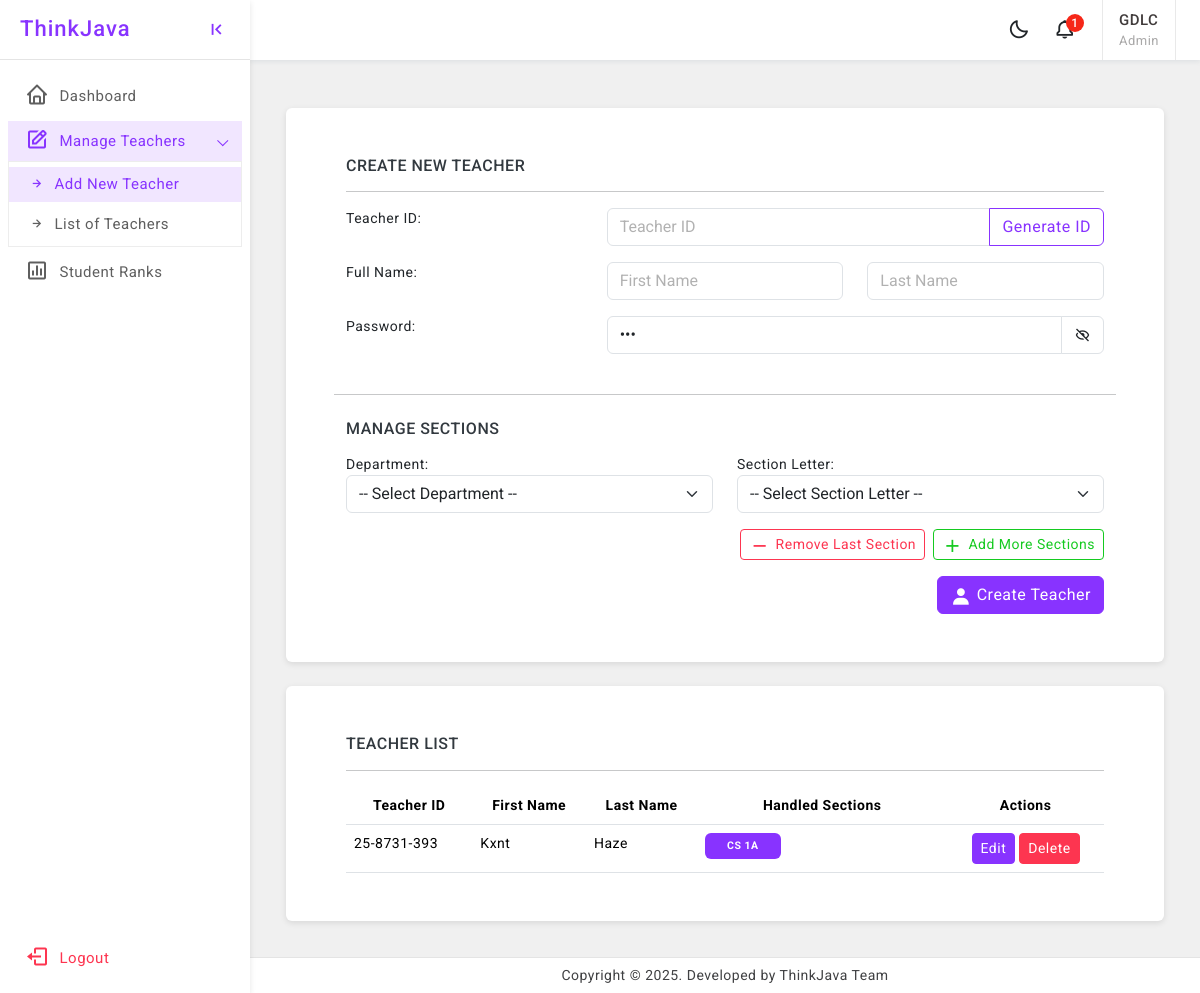
Page /create-teacher/ (signed in) on the committed database.
### StudentManagementSystem/models/admin.py (models this page shows, shortened)
class SimpleAdmin(models.Model):
    username = models.CharField(max_length=150, unique=True)
    password = models.CharField(max_length=128)  # You can hash passwords if needed
    first_name = models.CharField(max_length=150)
    last_name = models.CharField(max_length=150)
    role = models.CharField(
        max_length=20,
        choices=Role.choices,
        default=Role.ADMIN  # Default to 'Admin' role
    )

### StudentManagementSystem/models/teachers.py (models this page shows, shortened)
class Teacher(models.Model):
    teacher_id = models.CharField(max_length=50, unique=True)
    first_name = models.CharField(max_length=150)
    last_name = models.CharField(max_length=150)
    date_of_birth = models.DateField(null=True, blank=True)
    password = models.CharField(max_length=128)  # store hashed passwords ideally
    role = models.CharField(
        max_length=20,
        choices=Role.choices,
        default=Role.TEACHER  # Default to 'Teacher' role
    )

### StudentManagementSystem/views/admin/manage_teachers.py (the view, shortened to what this page needs)
def create_teacher(request):
    admin_id = request.session.get('user_id')
    if not admin_id:
        return redirect('unified_login')
    context = get_teacher_context(admin_id)
    return render(request, 'admin/teacher_form.html', context)

### StudentManagementSystem/models/section.py (called while the page is built)
    def __str__(self):
        return f"{self.department.name} {self.year_level.year}{self.letter}"  # e.g., "CS 1A"

### StudentManagementSystem/views/admin/manage_teachers.py (called while the page is built)
def get_teacher_context(admin_id, message_container_id='create_message'):
    admin = SimpleAdmin.objects.get(id=admin_id)
    departments = Department.objects.all()
    teachers = Teacher.objects.all()
    teachers_with_sections = []
    for teacher in teachers:
        handled_sections = teacher.handled_sections.all()
        section_names = [str(handled_section.section) for handled_section in handled_sections]
        teachers_with_sections.append({
            'teacher': teacher,
            'section_names': section_names
        })
    context = {
        'departments': departments,
        'username': admin.username,
        'role': Role.ADMIN,
        'teachers_with_sections': teachers_with_sections,
        'message_container_id': message_container_id,
    }
    return context

### StudentManagementSystem/templates/admin/teacher_form.html (shortened to what this page needs)
{% extends 'base.html' %}
{% load static %}
{% block sidebar %}{% include 'sidebar.html' %} {% endblock %}
{% block header %} {% include 'header.html' %} {% endblock %}
{% block content %}
    <div class="page-wrapper">
    <div class="row p-5">
        <div class="card">
            <div class="card-body p-5">
                <h6 class="mb-0 text-uppercase">Create New Teacher</h6>
                <hr>
                <form method="post" action="{% url 'create_teacher' %}" id="teacher_form">
                    <div class="row">
                        <div class="col-4">
                            <p class="font-16">Teacher ID:</p>
                        </div>
                        <div class="col-8">
                            <div class="input-group mb-3">
                                <input name="teacher_id" id="teacher_id" class="form-control" type="text"
                                       placeholder="Teacher ID"
                                       aria-label="Teacher ID" required>
                                <button class="btn btn-outline-primary" type="button" id="button-addon2">Generate ID
                                </button>
                            </div>
                        </div>
                    </div>
                    <div class="row">
                        <div class="col-4">
                            <p class="font-16">Full Name:</p>
                        </div>
                        <div class="col-8">
                            <div class="row">
                                <div class="col">
                                    <input name="first_name" id="first_name" class="form-control mb-3" type="text"
                                           placeholder="First Name"
                                           aria-label="default input example" required>
                                </div>
                                <div class="col">
                                    <input name="last_name" id="last_name" class="form-control mb-3" type="text"
                                           placeholder="Last Name"
                                           aria-label="default input example" required>
                                </div>
                            </div>
                        </div>
                    </div>
                    <div class="row">
                        <div class="col-4">
                            <p class="font-16">Password:</p>
                        </div>
                        <div class="col-8">
                            <div class="input-group mb-3">
                                <input name="password" id="password" class="form-control" type="password"
                                       placeholder="Password"
                                       aria-label="Password" value="123">
                                <a href="javascript:;" class="input-group-text bg-transparent"
                                   id="togglePassword"><i
                                        class="bx bx-hide"></i></a>
                            </div>
                        </div>
                    </div>
                    <div class="row">
                        <hr class="my-4">
                        <h6 class="text-uppercase mb-3 font-weight-bold">Manage Sections</h6>
                        <div id="section-group-container">
                            <div class="section-group mb-3">
                                <div class="row">
                                    <div class="col-md-6">
                                        <label for="department" class="font-16">Department:</label>
                                        <select name="departments[]" class="form-select" required>
                                            <option value="">-- Select Department --</option>
                                        </select>
                                    </div>
                                    <div class="col-md-6">
                                        <label for="section_letter" class="font-16">Section Letter:</label>
                                        <select name="letters[]" class="form-select" required>
                                            <option value="">-- Select Section Letter --</option>
                                        </select>
                                    </div>
                                </div>
                            </div>
                        </div>
                        <div class="col-12">
                            <button type="button" class="btn btn-outline-success float-end btn-sm ms-2"
                                    onclick="addSectionGroup()">
                                <i class="bx bx-plus mr-1"></i>Add More Sections
                            </button>
                            <button type="button" class="btn btn-outline-danger float-end btn-sm ms-2"
                                    onclick="removeLastSection()">
                                <i class="bx bx-minus mr-1"></i>Remove Last Section
                            </button>
                        </div>
                    </div>
                    <button type="submit" class="btn btn-primary float-end mt-3">
                        <i class="bx bxs-user mr-1"></i>Create Teacher
                    </button>
                </form>
            </div>
        </div>
        {% include 'admin/teacher_list.html' %}
    </div>
{% endblock %}
{% block footer %}
    {% include 'footer.html' %}
{% endblock %}

### StudentManagementSystem/templates/header.html (shortened to what this page needs)
    <header>
        <div class="topbar d-flex align-items-center">
            <nav class="navbar navbar-expand gap-3">
                <div class="top-menu ms-auto">
                    <ul class="navbar-nav align-items-center gap-1">
                        <li class="nav-item dark-mode d-none d-sm-flex">
                            <a class="nav-link dark-mode-icon" href="javascript:;"><i class="bx bx-moon"></i>
                            </a>
                        </li>
                        <li class="nav-item dropdown dropdown-large">
                            <a class="nav-link dropdown-toggle dropdown-toggle-nocaret position-relative" href="#"
                               role="button" data-bs-toggle="dropdown" aria-expanded="false"> <span
                                    class="alert-count">1</span>
                                <i class="bx bx-bell"></i>
                            </a>
                        </li>
                    </ul>
                </div>
                <div class="user-box dropdown px-3">
                    <a class="d-flex align-items-center nav-link dropdown-toggle dropdown-toggle-nocaret" href="#"
                       role="button" data-bs-toggle="dropdown" aria-expanded="false">
                        <div class="user-info">
                            <p class="user-name mb-0">{{ username | upper }}</p>
                            <p class="designattion mb-0">{{ role | title }}</p>
                        </div>
                    </a>
                </div>
            </nav>
        </div>
    </header>

### StudentManagementSystem/templates/admin/teacher_list.html (shortened to what this page needs)
<div class="card" id="teacher_table">
    <div class="card-body p-5">
        <h6 class="mb-0 text-uppercase">Teacher List</h6>
        <hr>
        <table class="table mb-0 table-hover">
            <thead>
            <tr class="text-center">
                <th scope="col">Teacher ID</th>
                <th scope="col">First Name</th>
                <th scope="col">Last Name</th>
                <th scope="col">Handled Sections</th>
                <th scope="col">Actions</th>
            </tr>
            </thead>
            <tbody>
            {% for item in teachers_with_sections %}
                <tr>
                    <td>{{ item.teacher.teacher_id }}</td>
                    <td>{{ item.teacher.first_name }}</td>
                    <td>{{ item.teacher.last_name }}</td>
                    <td style="width: 250px">
                        <div class="row row-cols-3 g-1">
                            {% for section_name in item.section_names %}
                                <div class="col">
                                    <span class="badge bg-primary px-3 py-2 text-center w-100">{{ section_name }}</span>
                                </div>
                            {% empty %}
                                <span class="text-muted">No section(s) assigned.</span>
                            {% endfor %}
                        </div>
                    </td>
                    <td class="text-center">
                        <button type="button" class="btn btn-primary btn-sm"
                                onclick="openEditModal({{ item.teacher.id }})">
                            Edit
                        </button>
                        <button type="button" class="btn btn-danger btn-sm"
                                onclick="deleteTeacher({{ item.teacher.id }})">
                            Delete
                        </button>
                    </td>
                </tr>
            {% empty %}
                <tr>
                    <td colspan="5" class="text-center font-22">No teachers found.</td>
                </tr>
            {% endfor %}
            </tbody>
        </table>
    </div>
</div>

### assets/css/app.css (style rules this page uses)
html { scroll-behavior: smooth; }
body { font-size: 14px; color: #404143; background-color: #f0f0f0; letter-spacing: 0.5px; overflow-x: hidden; font-family: 'Roboto', sans-serif; }
a { text-decoration: none; }
.topbar { position: fixed; top: 0; left: 250px; right: 0; height: 60px; background: #ffffff; border-bottom: 1px solid rgb(228 228 228 / 0%); background-clip: border-box; z-index: 10; box-shadow: 0 0.125rem 0.25rem rgb(136 152 170 / 15%); }
.topbar .navbar { width: 100%; height: 60px; padding-left: 1.5rem; padding-right: 1.5rem; }
.page-wrapper { height: 100%; margin-top: 60px; margin-left: 250px; }
.btn i { vertical-align: middle; font-size: 1.3rem; margin-top: -1em; margin-bottom: -1em; margin-right: 5px; }
input::placeholder { color: #000 !important; opacity: .3 !important }
.topbar .navbar .navbar-nav .nav-item { display: flex; align-items: center; justify-content: center; width: auto; height: 60px; }
.topbar .top-menu-left .nav-item .nav-link, .topbar .navbar .navbar-nav .nav-link { color: #212529; font-size: 22px; border-radius: 50%; display: flex; align-items: center; justify-content: center; width: 42px; height: 42px; transition: 0.3s cubic-bezier(0.075, 0.82, 0.165, 1); }
.dropdown-toggle-nocaret:after { display: none }
.alert-count { position: absolute; top: 5px; left: 22px; width: 18px; height: 18px; display: flex; align-items: center; justify-content: center; border-radius: 50%; font-size: 12px; font-weight: 500; color: #fff; background: #f62718; }
.user-info .user-name { font-size: 15px; font-weight: 500; color: #413c3c; }
.user-info .designattion { font-size: 13px; color: #a9a8a8; }
.user-box { display: flex; align-items: center; height: 60px; border-left: 1px solid #e9e9e9; border-right: 1px solid #e9e9e9; }
.dropdown-large { position: relative; }

### rows in the picture
SimpleAdmin: username "GDLC", role "Admin"
Teacher: teacher.teacher_id "25-8731-393", teacher.first_name "Kxnt", teacher.last_name "Haze", section_names "CS 1A"
